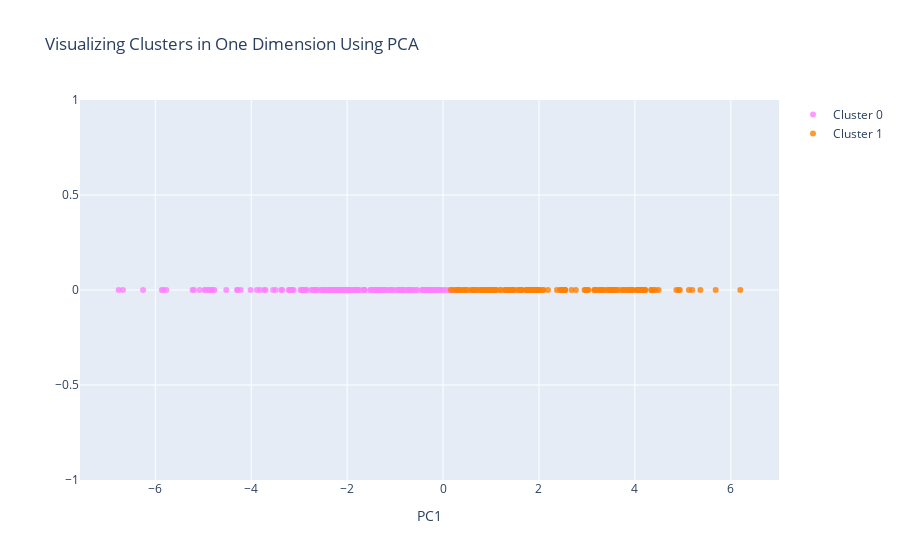

Here is the notebook cell this chart was saved with:
### Code cell
#Instructions for building the 1-D plot

#trace1 is for 'Cluster 0'
trace1 = go.Scatter(
                    x = cluster0["PC1_1d"], #x=df_X_reduced[0],
                    y = cluster0["dummy"],
                    mode = "markers",
                    name = "Cluster 0",
                    marker = dict(color = 'rgba(255, 128, 255, 0.8)'),
                    text = None)

#trace2 is for 'Cluster 1'
trace2 = go.Scatter(
                    x = cluster1["PC1_1d"],
                    y = cluster1["dummy"],
                    mode = "markers",
                    name = "Cluster 1",
                    marker = dict(color = 'rgba(255, 128, 2, 0.8)'),
                    text = None)

#trace3 is for 'Cluster 2'
#trace3 = go.Scatter(
#                    x = cluster2["PC1_1d"],
#                    y = cluster2["dummy"],
#                    mode = "markers",
#                    name = "Cluster 2",
#                    marker = dict(color = 'rgba(0, 255, 200, 0.8)'),
#                    text = None)

#######################################################################
#trace4 is for 'Cluster 3'
#trace4 = go.Scatter(
#                    x = cluster3["PC1_1d"],
#                    y = cluster3["dummy"],
#                    mode = "markers",
#                    name = "Cluster 3",
#                    marker = dict(color = 'rgba(200, 105, 45, 0.8)'),
#                    text = None)

data = [trace1, trace2] #, trace3, trace4] #, trace4]

title = "Visualizing Clusters in One Dimension Using PCA"

layout = dict(title = title,
              xaxis= dict(title= 'PC1',ticklen= 5,zeroline= False),
              yaxis= dict(title= '',ticklen= 5,zeroline= False)
             )

fig = dict(data = data, layout = layout)

iplot(fig)

### Figure 1 — Plotly figure (JSON) as saved in the notebook; plotly's stock layout.template omitted (floating-point values rounded to 4 significant figures; data arrays with more than 128 entries replaced by an {"elided": "..."} marker saying what was removed)
{"data": [{"marker": {"color": "rgba(255, 128, 255, 0.8)"}, "mode": "markers", "name": "Cluster 0", "type": "scatter", "x": {"elided": "184 float values"}, "y": {"elided": "184 int values"}}, {"marker": {"color": "rgba(255, 128, 2, 0.8)"}, "mode": "markers", "name": "Cluster 1", "type": "scatter", "x": {"elided": "155 float values"}, "y": {"elided": "155 int values"}}], "layout": {"autosize": true, "title": {"text": "Visualizing Clusters in One Dimension Using PCA"}, "xaxis": {"autorange": true, "range": [-7.55, 6.985], "ticklen": 5, "title": {"text": "PC1"}, "type": "linear", "zeroline": false}, "yaxis": {"autorange": true, "range": [-1, 1], "ticklen": 5, "title": {"text": ""}, "type": "linear", "zeroline": false}}}
